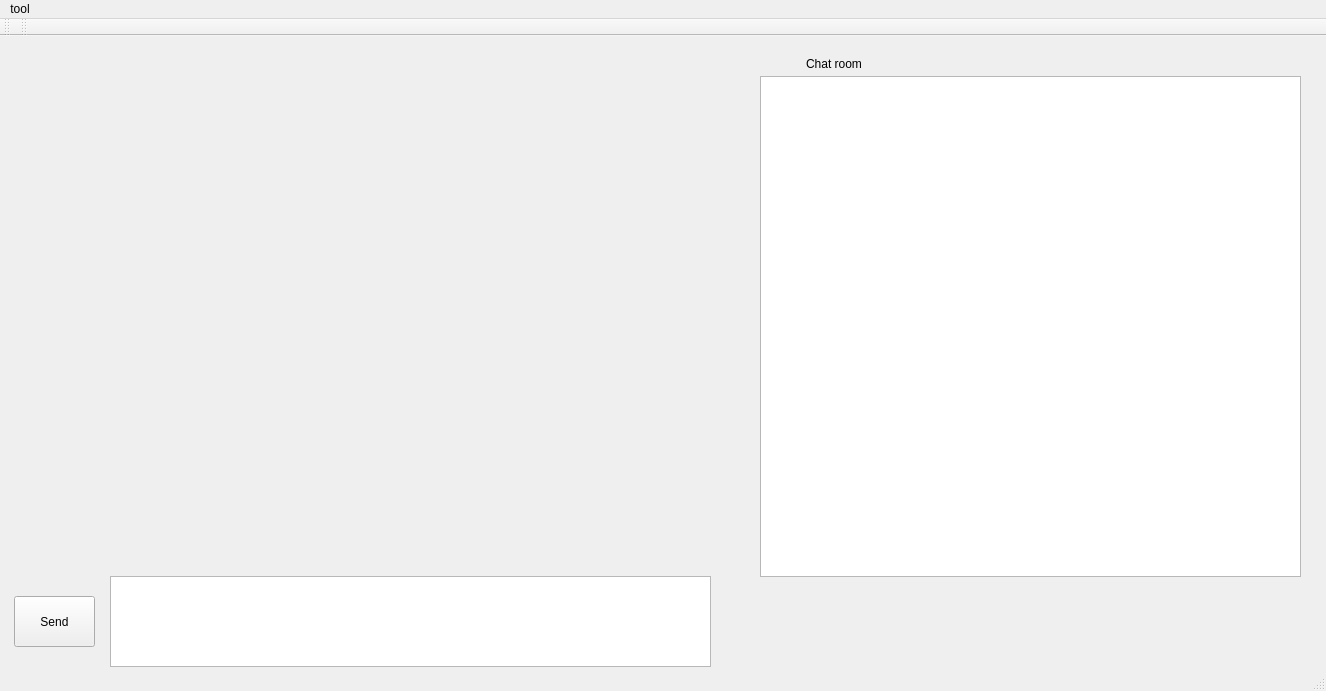
<?xml version="1.0" encoding="UTF-8"?>
<ui version="4.0">
 <class>MainWindow</class>
 <widget class="QMainWindow" name="MainWindow">
  <property name="enabled">
   <bool>true</bool>
  </property>
  <property name="geometry">
   <rect>
    <x>0</x>
    <y>0</y>
    <width>1326</width>
    <height>691</height>
   </rect>
  </property>
  <property name="windowTitle">
   <string>MainWindow</string>
  </property>
  <property name="autoFillBackground">
   <bool>false</bool>
  </property>
  <widget class="QWidget" name="centralWidget">
   <widget class="QPushButton" name="Send">
    <property name="geometry">
     <rect>
      <x>14</x>
      <y>560</y>
      <width>81</width>
      <height>51</height>
     </rect>
    </property>
    <property name="text">
     <string>Send</string>
    </property>
   </widget>
   <widget class="QTableView" name="tableView">
    <property name="geometry">
     <rect>
      <x>760</x>
      <y>40</y>
      <width>541</width>
      <height>501</height>
     </rect>
    </property>
   </widget>
   <widget class="QTextEdit" name="textEdit">
    <property name="geometry">
     <rect>
      <x>110</x>
      <y>540</y>
      <width>601</width>
      <height>91</height>
     </rect>
    </property>
    <property name="html">
     <string>&lt;!DOCTYPE HTML PUBLIC &quot;-//W3C//DTD HTML 4.0//EN&quot; &quot;http://www.w3.org/TR/REC-html40/strict.dtd&quot;&gt;
&lt;html&gt;&lt;head&gt;&lt;meta name=&quot;qrichtext&quot; content=&quot;1&quot; /&gt;&lt;style type=&quot;text/css&quot;&gt;
p, li { white-space: pre-wrap; }
&lt;/style&gt;&lt;/head&gt;&lt;body style=&quot; font-family:'MS Shell Dlg 2'; font-size:8.25pt; font-weight:400; font-style:normal;&quot;&gt;
&lt;p style=&quot;-qt-paragraph-type:empty; margin-top:0px; margin-bottom:0px; margin-left:0px; margin-right:0px; -qt-block-indent:0; text-indent:0px;&quot;&gt;&lt;br /&gt;&lt;/p&gt;&lt;/body&gt;&lt;/html&gt;</string>
    </property>
   </widget>
   <widget class="QLabel" name="label">
    <property name="geometry">
     <rect>
      <x>806</x>
      <y>12</y>
      <width>241</width>
      <height>31</height>
     </rect>
    </property>
    <property name="text">
     <string>Chat room</string>
    </property>
   </widget>
  </widget>
  <widget class="QMenuBar" name="menuBar">
   <property name="geometry">
    <rect>
     <x>0</x>
     <y>0</y>
     <width>1326</width>
     <height>21</height>
    </rect>
   </property>
   <widget class="QMenu" name="menutool">
    <property name="title">
     <string>tool</string>
    </property>
    <addaction name="separator"/>
    <addaction name="separator"/>
    <addaction name="separator"/>
    <addaction name="separator"/>
    <addaction name="separator"/>
   </widget>
   <addaction name="menutool"/>
  </widget>
  <widget class="QToolBar" name="mainToolBar">
   <attribute name="toolBarArea">
    <enum>TopToolBarArea</enum>
   </attribute>
   <attribute name="toolBarBreak">
    <bool>false</bool>
   </attribute>
  </widget>
  <widget class="QStatusBar" name="statusBar"/>
  <widget class="QToolBar" name="toolBar">
   <property name="windowTitle">
    <string>toolBar</string>
   </property>
   <attribute name="toolBarArea">
    <enum>TopToolBarArea</enum>
   </attribute>
   <attribute name="toolBarBreak">
    <bool>false</bool>
   </attribute>
  </widget>
 </widget>
 <layoutdefault spacing="6" margin="11"/>
 <resources/>
 <connections/>
</ui>
